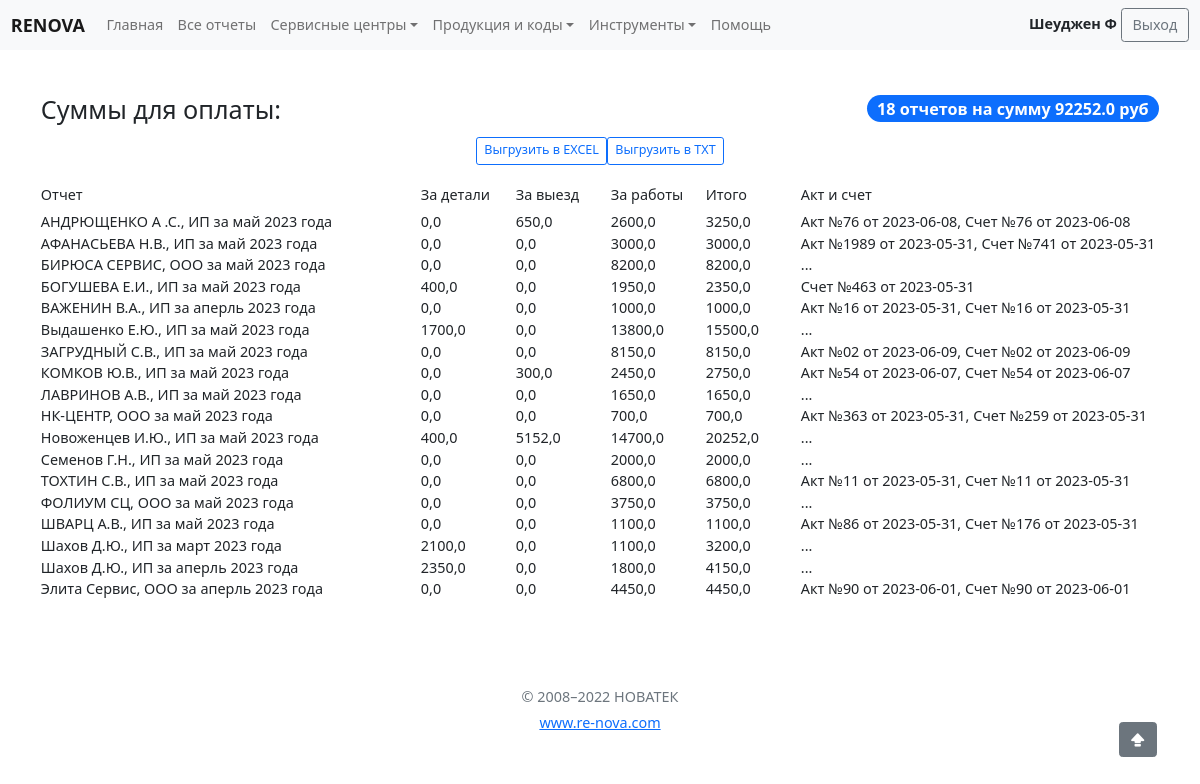
The app's page /stat-reports/sum-for-payment (signed in) with its own data.
### reports/models.py (models this page shows, shortened)
class Reports(ChangeloggableMixin, models.Model):
    service_center = models.ForeignKey(ServiceCenters, on_delete=models.CASCADE, verbose_name='Сервисный центр')
    report_date = models.DateField(verbose_name='Отчетный период')
    note = models.TextField(blank=True, null=True, verbose_name='Примечание')
    user = models.ForeignKey(User, verbose_name=u'Автор отчета', on_delete=models.PROTECT, limit_choices_to={'is_staff': False})
    status = models.CharField(choices=REPORT_STATUS, max_length=100, verbose_name='Статус', default=STATUS_DRAFT)
    total_cost = models.FloatField(default=0, verbose_name='Общая сумма по отчету')
    total_work = models.FloatField(default=0, verbose_name='Общая сумма за работы')
    total_part = models.FloatField(default=0, verbose_name='Общая сумма за детали')
    total_move = models.FloatField(default=0, verbose_name='Общая сумма за выезд')
    records_count = models.IntegerField(default=0, verbose_name='Количестов ремонтов')
    verified_count = models.IntegerField(default=0, verbose_name='Количестов принятых ремонтов')
    have_fault = models.BooleanField(default=False, blank=True, verbose_name='Имеет ошибки')
    pay_date = models.DateField(blank=True, null=True, verbose_name='Дата передачи в оплату')
    send_date = models.DateField(blank=True, null=True, verbose_name='Дата отправки на проверку')
    class Meta():
        verbose_name = 'Отчет'
        verbose_name_plural = 'Отчеты'
        ordering = ['-report_date', 'service_center', 'status']
    def __str__(self):
        date = self.report_date
        return f'{self.service_center.title} за {MONTH_CHOICES [date.month-1][1]}{date.strftime(" %Y")} года'
    def get_report_documents(self):
        docs = self.reportdocumnent_set.filter(title__in=['act', 'invoice'])
        text = ''
        for doc in docs:
            text = f'{text} {doc.get_title_display()} №{doc.number} от {str(doc.date)},'
        return text[:-1] if text else '...'

### servicecentres/models.py (models this page shows, shortened)
class ServiceCenters(ChangeloggableMixin, models.Model):
    code = models.CharField(max_length=50, db_index=True, verbose_name='Код', help_text='Код по 1С. Обязательное поле.')
    title = models.CharField(max_length=50, db_index=True, verbose_name='Наименование', help_text='Юридическое наименование. Обязательное поле.')
    city = models.CharField(max_length=50, verbose_name='Город', help_text='Город. Обязательное поле.')
    region = models.ForeignKey(ServiceRegions,  null=True,on_delete=models.PROTECT, verbose_name='Регион', help_text='Регион СЦ. Обязательное поле.')
    addr = models.CharField(max_length=350, blank=True, verbose_name='Адрес')
    post_addr = models.CharField(max_length=350, blank=True, verbose_name='Почтовый адрес')
    conditions = models.TextField(blank=True, verbose_name='Особыче условия')
    free_parts = models.BooleanField(default=False, verbose_name='Бесплатные запчасти')
    grade = models.FloatField(default=5, verbose_name='Рэйтинг', editable=False)
    note = models.TextField(blank=True, verbose_name='Примечание')
    is_active = models.BooleanField(default=True, verbose_name='Ативен')
    user = models.ForeignKey(User, related_name='user_centers', blank=True, null=True, on_delete=models.SET_NULL, verbose_name='Пользователь', limit_choices_to={'is_staff': False})
    staff_user = models.ForeignKey(User, related_name='staff_centers', blank=True, null=True, on_delete=models.SET_NULL, verbose_name='Менеджер', limit_choices_to={'is_staff': True})
    price_type = models.CharField(choices=BASE_PRICE_TYPE, max_length=100, verbose_name='Тип прайса',
                                  default=PRICE_LITE)
    class Meta():
        verbose_name = 'Сервисный центр'
        verbose_name_plural = 'Сервисные центры'
        ordering = ['title']

### upload/models.py (models this page shows, shortened)
class ReportDocumnent(models.Model):
    report = models.ForeignKey(
        Reports, verbose_name='Отчет', on_delete=models.CASCADE, null=False, blank=False)
    title = models.CharField(
        choices=REPORT_DOCUMENT, verbose_name='Наименование документа', max_length=20, null=False, blank=False)
    number = models.CharField(
        verbose_name='Номер документа', max_length=20, null=False, blank=False)
    date = models.DateField(
        verbose_name='Дата документа', null=False, blank=False)
    file = models.FileField(
        verbose_name='Файйл документа', upload_to=document_name, null=False, blank=False,
        validators=[FileExtensionValidator( ['pdf', 'doc', 'docx', 'jpg', 'png', 'xlsx', 'xls', 'jpeg'] )]
        )
    class Meta():
        verbose_name = 'Документ отчета'
        verbose_name_plural = 'Документы отчетов'
        ordering = ['report', 'title']

### stat_reports/views.py (the view)
# urls.py: path('sum-for-payment', SumForPayment.as_view(), name='sum-for-payment'),
class SumForPayment(LoginRequiredMixin, StaffUserMixin, ListView):
    model = Reports
    template_name = 'stat_reports/sum_for_payment.html'
    context_object_name = 'reports'
    extra_context = {'title': 'Суммы для оплаты:'}
    paginate_by = 50
    def get_queryset(self):
        reports = Reports.objects.filter(status=STATUS_ACCEPTED).order_by('service_center')
        if not(self.request.user.is_superuser or self.request.user.groups.filter(name='GeneralStaff')):
            reports = reports.filter(service_center__staff_user=self.request.user)
        return reports
    def get_context_data(self, **kwargs):
        context = super().get_context_data(**kwargs)
        if not(self.request.user.is_superuser or self.request.user.groups.filter(name='GeneralStaff')):
            context['title'] = f'Суммы для оплаты по СЦ менедежера {self.request.user}:'
        total_sum = self.object_list.aggregate(total_sum=Sum('total_cost'))
        context['total'] = f"{self.object_list.count()} отчетов на сумму {total_sum['total_sum']} руб"
        return context

### main/models.py (called while the page is built)
def get_name(self):
    result = None
    if self:
        if self.last_name or self.first_name:
            if self.last_name:
                if self.first_name:
                    result = self.last_name+' '+self.first_name[0]
                else:
                    result = self.last_name
            else:
                result = self.first_name
        else:
            result = self.username
        return result
    return result

### main/my_validators.py (called while the page is built)
    def test_func(self):
        return self.request.user.is_active and self.request.user.is_staff

### main/templatetags/my_tags.py (called while the page is built)
@register.filter(name='has_group')
def has_group(user, group_name):
    return user.groups.filter(name=group_name).exists()

@register.inclusion_tag('main/tag_show_base_price_links.html')
def show_base_price_links():
    from ..business_logic import BASE_PRICE_TYPE
    base_price_type = BASE_PRICE_TYPE
    return {'base_price_type': base_price_type, }

### stat_reports/templates/stat_reports/sum_for_payment.html (shortened to what this page needs)
{% extends 'base.html' %}
{% load static %}
{% load my_tags %}
{% block content %}
{% include 'inc/staff_navbar.html' %}
<div class="container">
    <main>
        <div class="row mt-5 justify-content-between ">
            <h3 class="col-auto">{{ title }}</h3>
            <h4 class="col-auto mb-3">
                <span class="col-auto badge bg-primary rounded-pill ml-2">{{ total }}</span>
            </h4>
        </div>
        {% if reports %}
            <div class="d-flex mb-4 justify-content-center">
                <div><a class="btn btn-outline-primary btn-sm" href="export-sum-for-payment" role="button">Выгрузить в EXCEL</a></div>
                <div><a class="btn btn-outline-primary btn-sm" href="export-sum-for-payment-to-csv" role="button">Выгрузить в TXT</a></div>
            </div>
            <div class="row h6 d-none d-sm-flex">
                <div class="col-sm-4">Отчет</div>
                <div class="col-sm-1">За детали</div>
                <div class="col-sm-1">За выезд</div>
                <div class="col-sm-1">За работы</div>
                <div class="col-sm-1">Итого</div>
                <div class="col-sm-4">Акт и счет</div>
            </div>
            {% for report in reports %}
                <div class="row d-none d-sm-flex">
                    <div class="col-sm-4">{{ report }}</div>
                    <div class="col-sm-1">{{ report.total_part }}</div>
                    <div class="col-sm-1">{{ report.total_move }}</div>
                    <div class="col-sm-1">{{ report.total_work }}</div>
                    <div class="col-sm-1">{{ report.total_cost }}</div>
                    <div class="col-sm-4">{{ report.get_report_documents }}</div>
                </div>
            {% endfor %}
            {% include 'inc/go_to_top_button.html' %}
        {% else %}
        <h4 class="text-center text-muted mt-5">Ничего не найдено ...</h4>
        {% endif %}
    </main>
</div>
{% include 'inc/footer.html' %}
{% endblock %}

### templates/inc/staff_navbar.html (shortened to what this page needs)
{% load my_tags %}
<nav class="navbar sticky-top navbar-expand-lg navbar-light bg-light" aria-label="Fourth navbar example">
    <div class="container-fluid">
      <a class="navbar-brand" href="#"><strong>RENOVA</strong></a>
      <div class="collapse navbar-collapse" id="navbarsExample04">
        <ul class="navbar-nav me-auto mb-2 mb-md-0">
          <li class="nav-item">
            <a class="nav-link" aria-current="page" href="{% url 'staff_home' %}">Главная</a>
          </li>
          <li class="nav-item">
            <a class="nav-link" aria-current="page" href="{% url 'reports_list' %}">Все отчеты</a>
          </li>
          <li class="nav-item dropdown">
            <a class="nav-link dropdown-toggle" href="#" id="dropdown04" data-bs-toggle="dropdown" aria-expanded="false">Сервисные центры</a>
          </li>
          <li class="nav-item dropdown">
            <a class="nav-link dropdown-toggle" href="#" id="dropdown05" data-bs-toggle="dropdown" aria-expanded="false">Продукция и коды</a>
          </li>
          <li class="nav-item dropdown">
            <a class="nav-link dropdown-toggle" href="#" id="dropdown06" data-bs-toggle="dropdown" aria-expanded="false">Инструменты</a>
          </li>
          <li class="nav-item">
            <a class="nav-link" aria-current="page" href="{% url 'help_page' %}">Помощь</a>
          </li>
        </ul>
        <div>
            <strong>{{ request.user }}</strong>
            <a class="btn btn-outline-secondary" href="{% url 'user_logout' %}" role="button">Выход</a>
        </div>
      </div>
    </div>
  </nav>

### static/style/my_style.css (style rules this page uses)
html { font-size: 1rem; }
@media (max-width: 1400px) { html { font-size: 0.95rem; } }
@media (max-width: 1200px) { html { font-size: 0.9rem; } }

### records on screen
Reports: report_date+service_center "АНДРЮЩЕНКО А .С., ИП за май 2023 года", total_part "0,0", total_move "650,0", total_work "2600,0", total_cost "3250,0", get_report_documents "Акт №76 от 2023-06-08, Счет №76 от 2023-06-08"
Reports: report_date+service_center "АФАНАСЬЕВА Н.В., ИП за май 2023 года", total_part "0,0", total_move "0,0", total_work "3000,0", total_cost "3000,0", get_report_documents "Акт №1989 от 2023-05-31, Счет №741 от 2023-05-31"
Reports: report_date+service_center "БИРЮСА СЕРВИС, ООО за май 2023 года", total_part "0,0", total_move "0,0", total_work "8200,0", total_cost "8200,0", get_report_documents "..."
Reports: report_date+service_center "БОГУШЕВА Е.И., ИП за май 2023 года", total_part "400,0", total_move "0,0", total_work "1950,0", total_cost "2350,0", get_report_documents "Счет №463 от 2023-05-31"
Reports: report_date+service_center "ВАЖЕНИН В.А., ИП за аперль 2023 года", total_part "0,0", total_move "0,0", total_work "1000,0", total_cost "1000,0", get_report_documents "Акт №16 от 2023-05-31, Счет №16 от 2023-05-31"
Reports: report_date+service_center "Выдашенко Е.Ю., ИП за май 2023 года", total_part "1700,0", total_move "0,0", total_work "13800,0", total_cost "15500,0", get_report_documents "..."
Reports: report_date+service_center "ЗАГРУДНЫЙ С.В., ИП за май 2023 года", total_part "0,0", total_move "0,0", total_work "8150,0", total_cost "8150,0", get_report_documents "Акт №02 от 2023-06-09, Счет №02 от 2023-06-09"
Reports: report_date+service_center "КОМКОВ Ю.В., ИП за май 2023 года", total_part "0,0", total_move "300,0", total_work "2450,0", total_cost "2750,0", get_report_documents "Акт №54 от 2023-06-07, Счет №54 от 2023-06-07"
Reports: report_date+service_center "ЛАВРИНОВ А.В., ИП за май 2023 года", total_part "0,0", total_move "0,0", total_work "1650,0", total_cost "1650,0", get_report_documents "..."
Reports: report_date+service_center "НК-ЦЕНТР, ООО за май 2023 года", total_part "0,0", total_move "0,0", total_work "700,0", total_cost "700,0", get_report_documents "Акт №363 от 2023-05-31, Счет №259 от 2023-05-31"
Reports: report_date+service_center "Новоженцев И.Ю., ИП за май 2023 года", total_part "400,0", total_move "5152,0", total_work "14700,0", total_cost "20252,0", get_report_documents "..."
Reports: report_date+service_center "Семенов Г.Н., ИП за май 2023 года", total_part "0,0", total_move "0,0", total_work "2000,0", total_cost "2000,0", get_report_documents "..."
Reports: report_date+service_center "ТОХТИН С.В., ИП за май 2023 года", total_part "0,0", total_move "0,0", total_work "6800,0", total_cost "6800,0", get_report_documents "Акт №11 от 2023-05-31, Счет №11 от 2023-05-31"
Reports: report_date+service_center "ФОЛИУМ СЦ, ООО за май 2023 года", total_part "0,0", total_move "0,0", total_work "3750,0", total_cost "3750,0", get_report_documents "..."
Reports: report_date+service_center "ШВАРЦ А.В., ИП за май 2023 года", total_part "0,0", total_move "0,0", total_work "1100,0", total_cost "1100,0", get_report_documents "Акт №86 от 2023-05-31, Счет №176 от 2023-05-31"
Reports: report_date+service_center "Шахов Д.Ю., ИП за март 2023 года", total_part "2100,0", total_move "0,0", total_work "1100,0", total_cost "3200,0", get_report_documents "..."
Reports: report_date+service_center "Шахов Д.Ю., ИП за аперль 2023 года", total_part "2350,0", total_move "0,0", total_work "1800,0", total_cost "4150,0", get_report_documents "..."
Reports: report_date+service_center "Элита Сервис, ООО за аперль 2023 года", total_part "0,0", total_move "0,0", total_work "4450,0", total_cost "4450,0", get_report_documents "Акт №90 от 2023-06-01, Счет №90 от 2023-06-01"

### other values on screen
{{ request.user }} "Шеуджен Ф"
{{ title }} "Суммы для оплаты:"
{{ total }} "18 отчетов на сумму 92252.0 руб"
